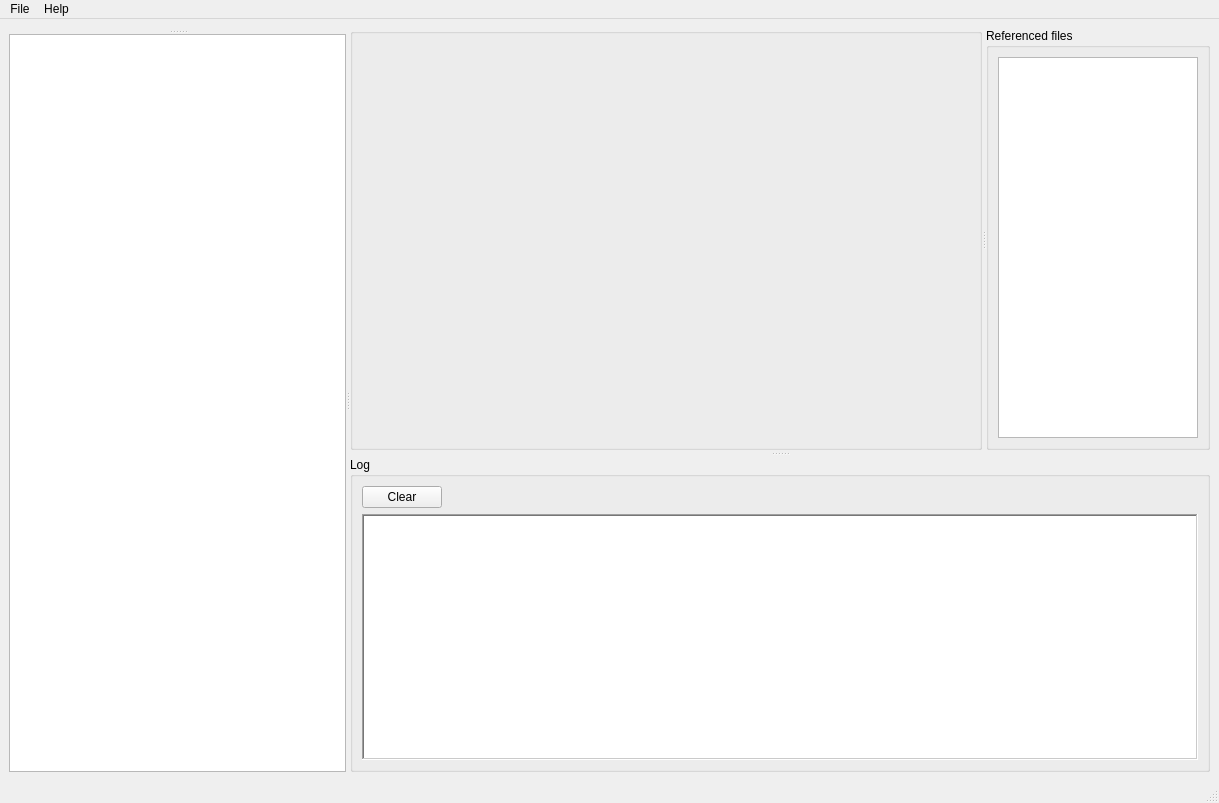
<?xml version="1.0" encoding="UTF-8"?>
<ui version="4.0">
 <class>MainWindow</class>
 <widget class="QMainWindow" name="MainWindow">
  <property name="geometry">
   <rect>
    <x>0</x>
    <y>0</y>
    <width>1219</width>
    <height>803</height>
   </rect>
  </property>
  <property name="windowTitle">
   <string>Ace3x</string>
  </property>
  <widget class="QWidget" name="centralwidget">
   <layout class="QGridLayout" name="gridLayout_3">
    <item row="0" column="0">
     <widget class="QSplitter" name="splitter_3">
      <property name="orientation">
       <enum>Qt::Horizontal</enum>
      </property>
      <widget class="QSplitter" name="tree_inspector_splitter">
       <property name="sizePolicy">
        <sizepolicy hsizetype="Preferred" vsizetype="Maximum">
         <horstretch>30</horstretch>
         <verstretch>0</verstretch>
        </sizepolicy>
       </property>
       <property name="baseSize">
        <size>
         <width>250</width>
         <height>0</height>
        </size>
       </property>
       <property name="orientation">
        <enum>Qt::Vertical</enum>
       </property>
       <property name="handleWidth">
        <number>5</number>
       </property>
       <property name="childrenCollapsible">
        <bool>false</bool>
       </property>
       <widget class="FileInfoFrame" name="inspector" native="true">
        <property name="sizePolicy">
         <sizepolicy hsizetype="Maximum" vsizetype="Maximum">
          <horstretch>0</horstretch>
          <verstretch>1</verstretch>
         </sizepolicy>
        </property>
       </widget>
       <widget class="QTreeView" name="tree_view">
        <property name="sizePolicy">
         <sizepolicy hsizetype="Minimum" vsizetype="MinimumExpanding">
          <horstretch>1</horstretch>
          <verstretch>100</verstretch>
         </sizepolicy>
        </property>
        <property name="alternatingRowColors">
         <bool>true</bool>
        </property>
        <property name="uniformRowHeights">
         <bool>true</bool>
        </property>
        <property name="sortingEnabled">
         <bool>true</bool>
        </property>
       </widget>
      </widget>
      <widget class="QSplitter" name="splitter_2">
       <property name="sizePolicy">
        <sizepolicy hsizetype="Preferred" vsizetype="Expanding">
         <horstretch>70</horstretch>
         <verstretch>0</verstretch>
        </sizepolicy>
       </property>
       <property name="orientation">
        <enum>Qt::Vertical</enum>
       </property>
       <property name="handleWidth">
        <number>7</number>
       </property>
       <property name="childrenCollapsible">
        <bool>false</bool>
       </property>
       <widget class="QSplitter" name="view_ref_splitter">
        <property name="sizePolicy">
         <sizepolicy hsizetype="Minimum" vsizetype="Minimum">
          <horstretch>0</horstretch>
          <verstretch>3</verstretch>
         </sizepolicy>
        </property>
        <property name="orientation">
         <enum>Qt::Horizontal</enum>
        </property>
        <widget class="ViewManager" name="view_manager">
         <property name="sizePolicy">
          <sizepolicy hsizetype="Preferred" vsizetype="Preferred">
           <horstretch>90</horstretch>
           <verstretch>85</verstretch>
          </sizepolicy>
         </property>
        </widget>
        <widget class="QGroupBox" name="groupBox_2">
         <property name="title">
          <string>Referenced files</string>
         </property>
         <layout class="QGridLayout" name="gridLayout">
          <item row="0" column="0">
           <widget class="QListWidget" name="referenced_files">
            <property name="sizePolicy">
             <sizepolicy hsizetype="Maximum" vsizetype="Expanding">
              <horstretch>10</horstretch>
              <verstretch>85</verstretch>
             </sizepolicy>
            </property>
            <property name="maximumSize">
             <size>
              <width>200</width>
              <height>16777215</height>
             </size>
            </property>
            <property name="uniformItemSizes">
             <bool>true</bool>
            </property>
           </widget>
          </item>
         </layout>
        </widget>
       </widget>
       <widget class="QGroupBox" name="groupBox">
        <property name="sizePolicy">
         <sizepolicy hsizetype="Preferred" vsizetype="Maximum">
          <horstretch>0</horstretch>
          <verstretch>2</verstretch>
         </sizepolicy>
        </property>
        <property name="title">
         <string>Log</string>
        </property>
        <layout class="QGridLayout" name="gridLayout_2">
         <item row="2" column="1">
          <widget class="QPlainTextEdit" name="log">
           <property name="sizePolicy">
            <sizepolicy hsizetype="Expanding" vsizetype="Expanding">
             <horstretch>0</horstretch>
             <verstretch>15</verstretch>
            </sizepolicy>
           </property>
           <property name="baseSize">
            <size>
             <width>0</width>
             <height>100</height>
            </size>
           </property>
           <property name="font">
            <font>
             <family>Consolas</family>
             <pointsize>11</pointsize>
            </font>
           </property>
           <property name="frameShape">
            <enum>QFrame::WinPanel</enum>
           </property>
           <property name="readOnly">
            <bool>true</bool>
           </property>
          </widget>
         </item>
         <item row="1" column="1">
          <widget class="QPushButton" name="clear_log_btn">
           <property name="sizePolicy">
            <sizepolicy hsizetype="Maximum" vsizetype="Maximum">
             <horstretch>0</horstretch>
             <verstretch>0</verstretch>
            </sizepolicy>
           </property>
           <property name="text">
            <string>Clear</string>
           </property>
          </widget>
         </item>
        </layout>
       </widget>
      </widget>
     </widget>
    </item>
   </layout>
  </widget>
  <widget class="QMenuBar" name="menubar">
   <property name="geometry">
    <rect>
     <x>0</x>
     <y>0</y>
     <width>1219</width>
     <height>22</height>
    </rect>
   </property>
   <widget class="QMenu" name="menuFile">
    <property name="title">
     <string>File</string>
    </property>
    <addaction name="action_open"/>
    <addaction name="action_close"/>
    <addaction name="separator"/>
    <addaction name="action_quit"/>
   </widget>
   <widget class="QMenu" name="menuHelp">
    <property name="title">
     <string>Help</string>
    </property>
    <addaction name="action_about"/>
   </widget>
   <addaction name="menuFile"/>
   <addaction name="menuHelp"/>
  </widget>
  <widget class="QStatusBar" name="statusbar"/>
  <action name="action_open">
   <property name="text">
    <string>Open</string>
   </property>
  </action>
  <action name="action_close">
   <property name="enabled">
    <bool>false</bool>
   </property>
   <property name="text">
    <string>Close</string>
   </property>
  </action>
  <action name="action_quit">
   <property name="text">
    <string>Quit</string>
   </property>
  </action>
  <action name="action_about">
   <property name="text">
    <string>About</string>
   </property>
  </action>
 </widget>
 <customwidgets>
  <customwidget>
   <class>FileInfoFrame</class>
   <extends>QWidget</extends>
   <header>widgets/file-info-frame.hpp</header>
   <container>1</container>
  </customwidget>
  <customwidget>
   <class>ViewManager</class>
   <extends>QGroupBox</extends>
   <header>widgets/view-manager.hpp</header>
   <container>1</container>
  </customwidget>
 </customwidgets>
 <resources/>
 <connections/>
</ui>
